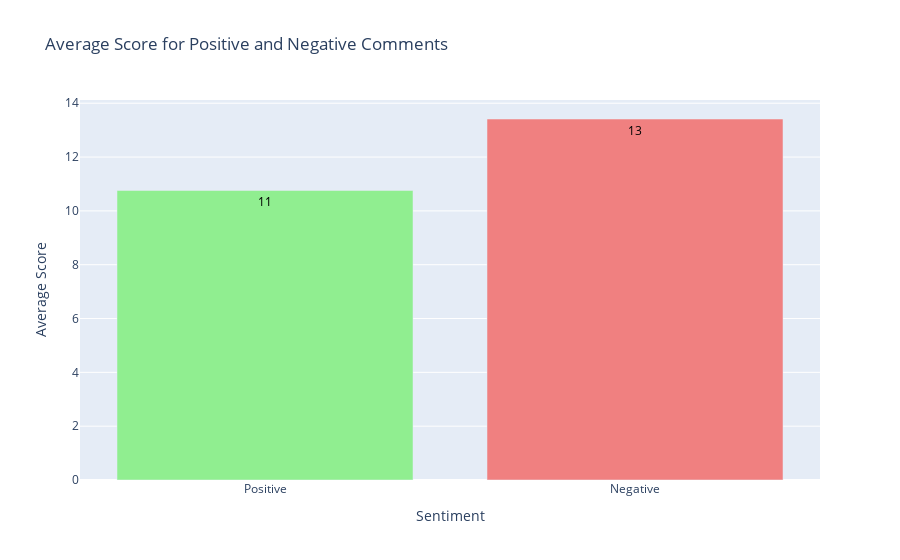

Notebook code cell kept with this figure:
### Code cell
# Calculate average score for positive and negative comments
average_positive_score = positive_comments['score'].mean()
average_negative_score = negative_comments['score'].mean()
average_scores = [average_positive_score, average_negative_score]

# Create the bar chart
fig = go.Figure(data=[go.Bar(
    x=['Positive', 'Negative'],
    y=[average_positive_score, average_negative_score],
    marker_color=['lightgreen', 'lightcoral'],
    text=[f'{score:.0f}' for score in average_scores],  
    textposition='inside',  
    textfont=dict(size=12, color='black') 
)])

# Customize the layout
fig.update_layout(
    title='Average Score for Positive and Negative Comments',
    xaxis_title='Sentiment',
    yaxis_title='Average Score',
    xaxis=dict(tickvals=[0, 1], ticktext=['Positive', 'Negative']),
    yaxis=dict(title='Average Score')
)

# Show the plot
fig.show()

### Figure 1 — Plotly figure (JSON) as saved in the notebook; plotly's stock layout.template omitted (floating-point values rounded to 4 significant figures)
{"data": [{"marker": {"color": ["lightgreen", "lightcoral"]}, "text": ["11", "13"], "textfont": {"color": "black", "size": 12}, "textposition": "inside", "type": "bar", "x": ["Positive", "Negative"], "y": [10.76, 13.41]}], "layout": {"title": {"text": "Average Score for Positive and Negative Comments"}, "xaxis": {"ticktext": ["Positive", "Negative"], "tickvals": [0, 1], "title": {"text": "Sentiment"}}, "yaxis": {"title": {"text": "Average Score"}}}}
